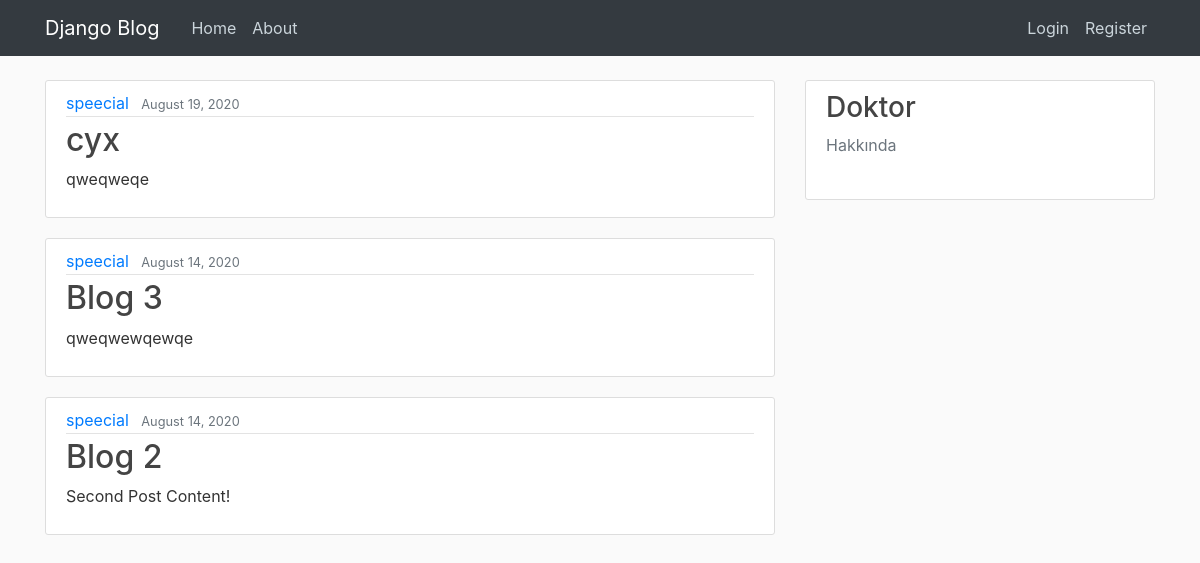
The page / on the database its author committed.
### blog/models.py (models this page shows, shortened)
class Post(models.Model):
    title = models.CharField(max_length=(100))
    content = models.TextField()
    date_posted = models.DateTimeField(default=timezone.now)
    author = models.ForeignKey(User, on_delete=models.CASCADE)

### blog/views.py (the view)
# urls.py: path('', PostListView.as_view(), name='blog-home'),
class PostListView(ListView):
    model = Post
    template_name = 'blog/home.html' # <app>/<model>_<viewtype>.html'
    context_object_name = 'posts'
    ordering = ['-date_posted']

### blog/templates/blog/home.html
{% extends "blog/base.html" %}
{% block content %}
    {% for post in posts%}
        <article class="media content-section">
          <div class="media-body">
            <div class="article-metadata">
              <a class="mr-2" href="#">{{ post.author }}</a>
              <small class="text-muted">{{ post.date_posted | date:"F d, Y" }}</small>
            </div>
            <h2><a class="article-title" href="{% url 'post-detail' post.id %}">{{ post.title }}</a></h2>
            <p class="article-content">{{ post.content }}</p>
          </div>
        </article>
    {% endfor %}
{% endblock content %}

### blog/templates/blog/base.html (shortened to what this page needs)
{% load static %}
<!DOCTYPE html>
<html>
<head>
    <link rel="stylesheet" href="https://maxcdn.bootstrapcdn.com/bootstrap/4.0.0/css/bootstrap.min.css">
    <link rel="stylesheet" type="text/css" href="{% static 'blog/main.css' %}">
</head>
<body>
    <header class="site-header">
      <nav class="navbar navbar-expand-md navbar-dark bg-dark fixed-top">
        <div class="container">
          <a class="navbar-brand mr-4" href="{% url 'blog-home' %}">Django Blog</a>
          <div class="collapse navbar-collapse" id="navbarToggle">
            <div class="navbar-nav mr-auto">
              <a class="nav-item nav-link" href="{% url 'blog-home' %}">Home</a>
              <a class="nav-item nav-link" href="{% url 'blog-about' %}">About</a>
            </div>
            <div class="navbar-nav">
            {% if user.is_authenticated %}
             <a class="nav-item nav-link" href="{% url 'profile' %}">Profile</a>
               <a class="nav-item nav-link" href="{% url 'post-create' %}">New Post</a>
             <a class="nav-item nav-link" href="{% url 'logout' %}">Logout</a>
            {% else %}
              <a class="nav-item nav-link" href="{% url 'login' %}">Login</a>
              <a class="nav-item nav-link" href="{% url 'register' %}">Register</a>
            {% endif %}
            </div>
          </div>
        </div>
      </nav>
    </header>
    <main role="main" class="container">
      <div class="row">
        <div class="col-md-8">
          {% block content %}{% endblock %}
        </div>
        <div class="col-md-4">
          <div class="content-section">
            <h3>Doktor</h3>
            <p class='text-muted'>Hakkında
            </p>
          </div>
        </div>
      </div>
    </main>
</body>
</html>

### blog/static/blog/main.css (style rules this page uses)
body { background: #fafafa; color: #333333; margin-top: 5rem; }
h1, h2, h3, h4, h5, h6 { color: #444444; }
.site-header .navbar-nav .nav-link { color: #cbd5db; }
.content-section { background: #ffffff; padding: 10px 20px; border: 1px solid #dddddd; border-radius: 3px; margin-bottom: 20px; }
.article-title { color: #444444; }
.article-content { white-space: pre-line; }
.article-metadata { padding-bottom: 1px; margin-bottom: 4px; border-bottom: 1px solid #e3e3e3 }

### rows shown on the page
Post: author "speecial", date_posted "August 19, 2020", title "cyx", content "qweqweqe"
Post: author "speecial", date_posted "August 14, 2020", title "Blog 3", content "qweqwewqewqe"
Post: author "speecial", date_posted "August 14, 2020", title "Blog 2", content "Second Post Content!"
